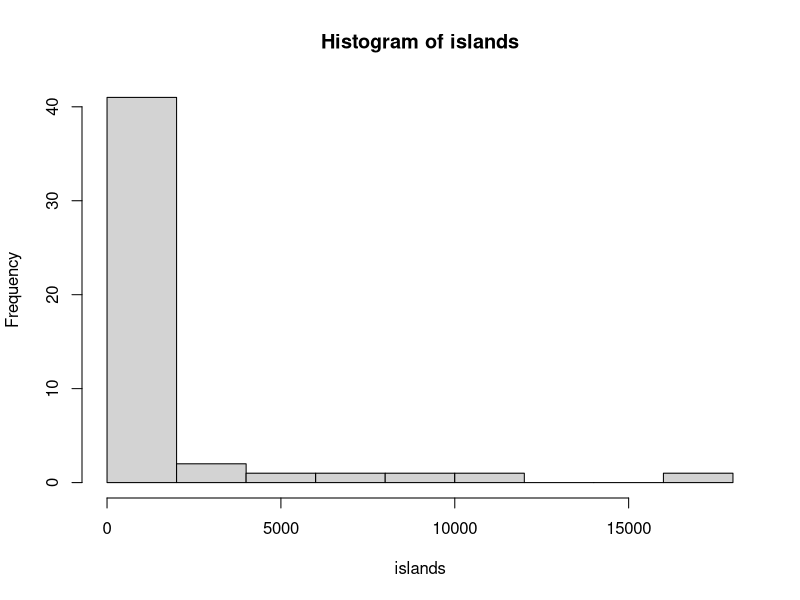
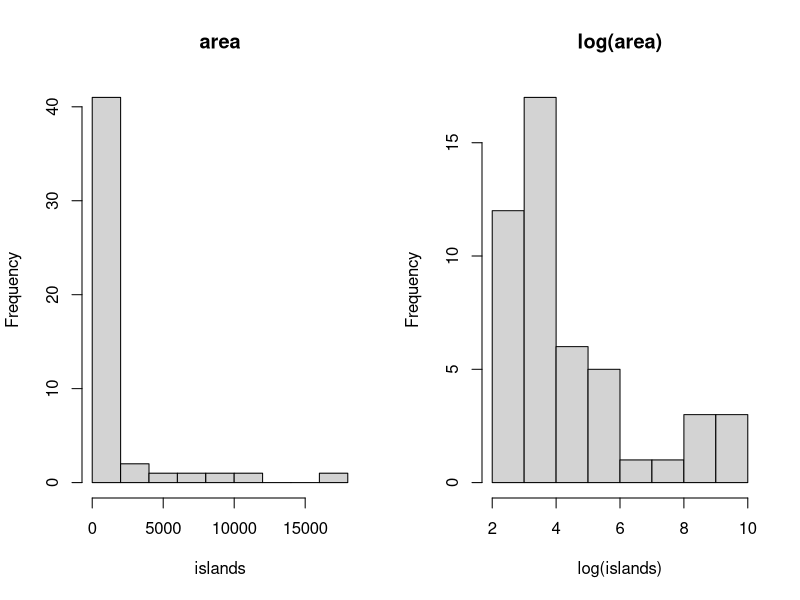
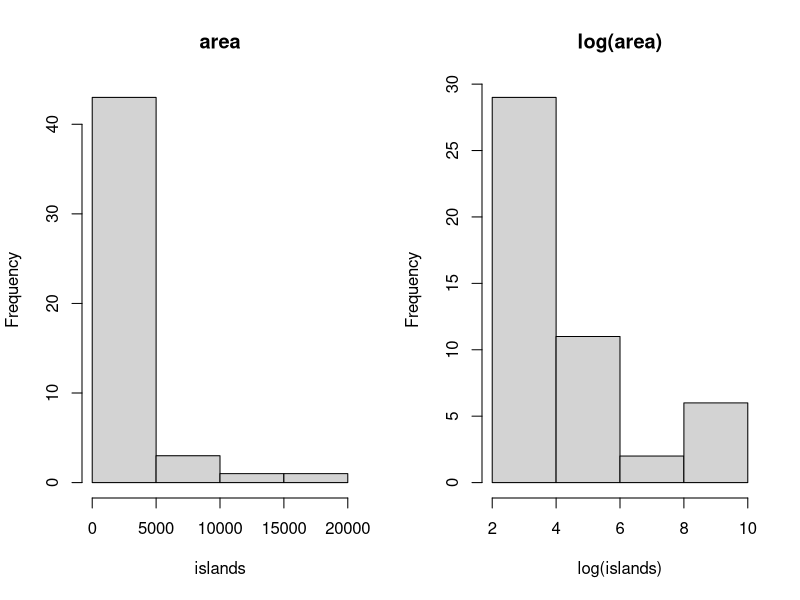
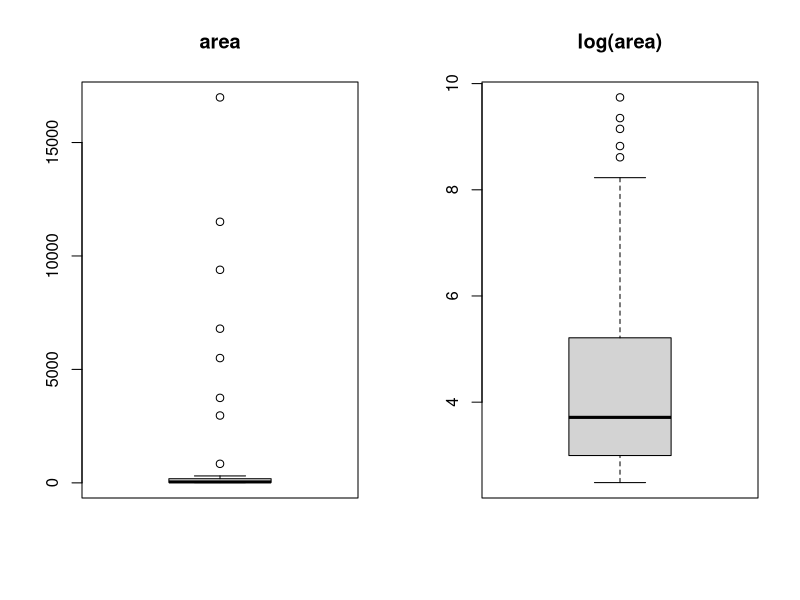
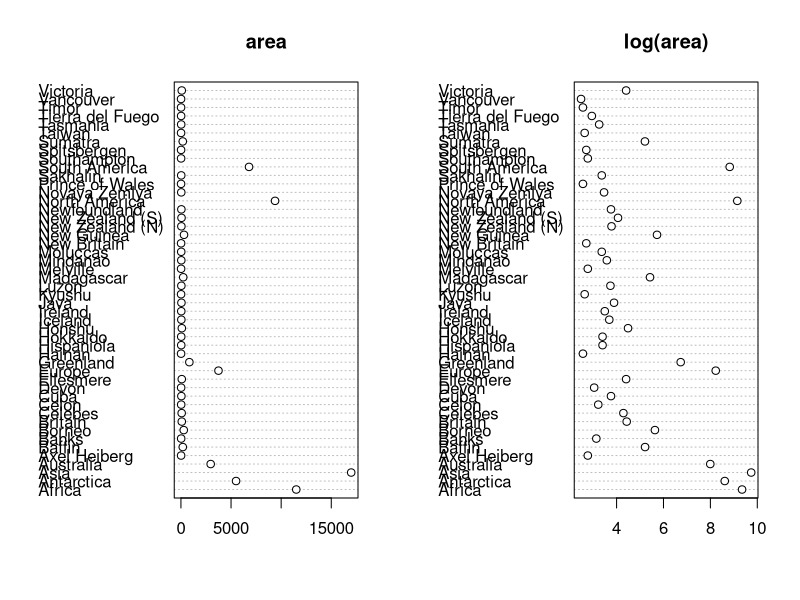
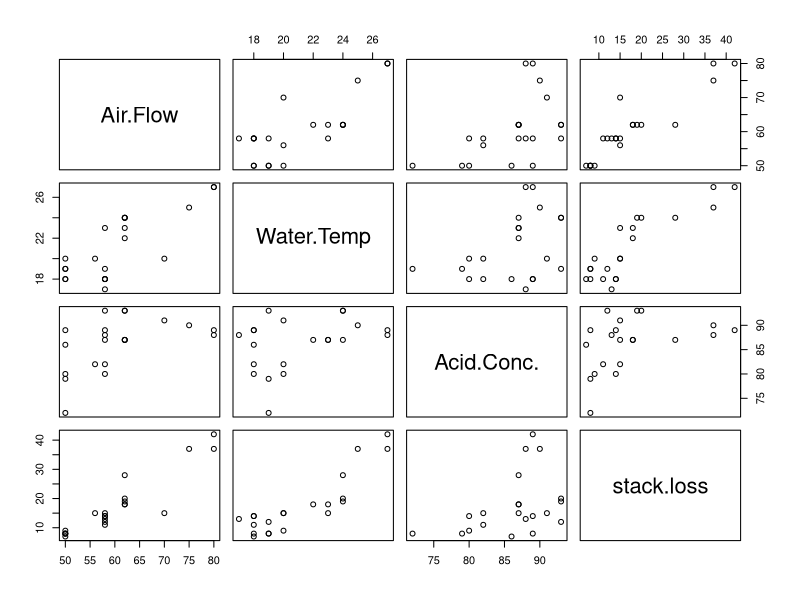
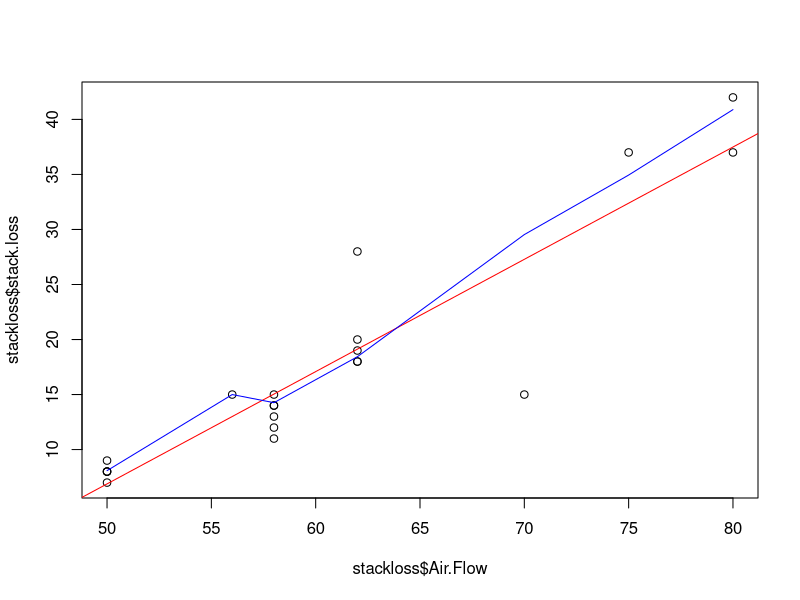
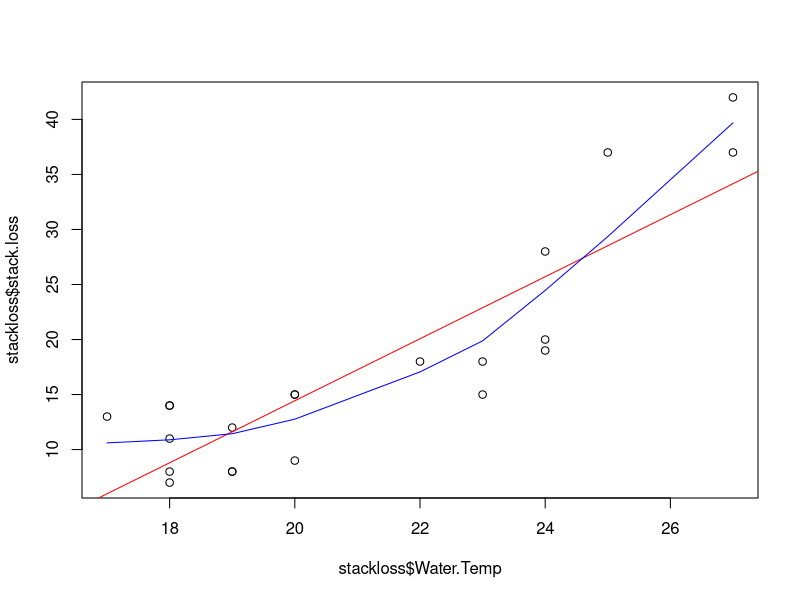

Reproduce these figures in R, in order.
## ---- chunk 1
hist(islands)
summary(islands)
summary(log(islands))
## ---- chunk 2
par(mfrow=c(1,2))
hist(islands,breaks="Sturges",main="area")
hist(log(islands),breaks="Sturges",main="log(area)")
par(mfrow=c(1,2))
hist(islands,breaks="Scott",main="area")
hist(log(islands),breaks="Scott",main="log(area)")
## ---- chunk 3
par(mfrow=c(1,2))
boxplot(islands,main="area")
boxplot(log(islands),main="log(area)")
## ---- chunk 4
par(mfrow=c(1,2))
dotchart(islands,main="area")
dotchart(log(islands),main="log(area)")
## ---- chunk 5
pairs(stackloss)
cor(stackloss)
## ---- chunk 6
par(mfrow=c(1,1))
plot(stackloss$stack.loss~stackloss$Air.Flow)
abline(lm(stackloss$stack.loss~stackloss$Air.Flow),col="red")
lines(lowess(stackloss$stack.loss~stackloss$Air.Flow),col="blue")
## ---- chunk 7
plot(stackloss$stack.loss~stackloss$Water.Temp)
abline(lm(stackloss$stack.loss~stackloss$Water.Temp),col="red")
lines(lowess(stackloss$stack.loss~stackloss$Water.Temp),col="blue")
## ---- chunk 8
plot(stackloss$stack.loss~stackloss$Acid.Conc.)
abline(lm(stackloss$stack.loss~stackloss$Acid.Conc.),col="red")
lines(lowess(stackloss$stack.loss~stackloss$Acid.Conc.),col="blue")
## ---- chunk 9
plot(stackloss$Acid.Conc.~stackloss$Air.Flow)
abline(lm(stackloss$Acid.Conc.~stackloss$Air.Flow),col="red")
lines(lowess(stackloss$Acid.Conc.~stackloss$Air.Flow),col="blue")
## ---- chunk 10
plot(stackloss$Acid.Conc.~stackloss$Water.Temp)
abline(lm(stackloss$Acid.Conc.~stackloss$Water.Temp),col="red")
lines(lowess(stackloss$Acid.Conc.~stackloss$Water.Temp),col="blue")
## ---- chunk 11
plot(stackloss$Water.Temp~stackloss$Air.Flow)
abline(lm(stackloss$Water.Temp~stackloss$Air.Flow),col="red")
lines(lowess(stackloss$Water.Temp~stackloss$Air.Flow),col="blue")
